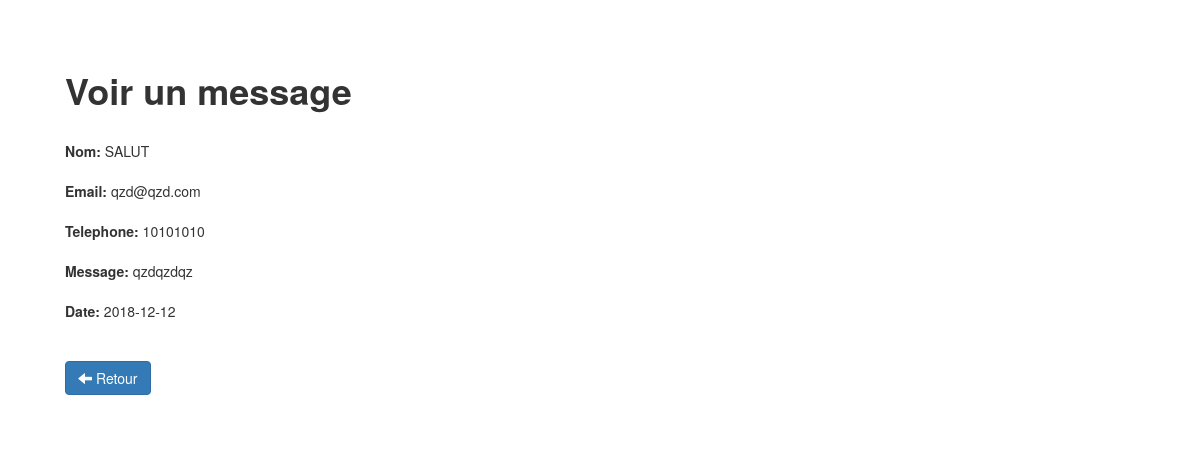
Screenshot of /admin/Messages/view.php?id=1 with the database file from the repository.
### tables this page shows
CREATE TABLE IF NOT EXISTS `contact` (
  `id` int(11) NOT NULL AUTO_INCREMENT,
  `nom` varchar(25) NOT NULL,
  `email` varchar(30) NOT NULL,
  `num_telephone` int(10) NOT NULL,
  `message` text NOT NULL,
  `date_contact` date NOT NULL,
  PRIMARY KEY (`id`)
);

### admin/Messages/view.php (the view, shortened to what this page needs)
<?php
    if(!empty($_GET['id']))
    {
        $id = checkInput($_GET['id']);
    }
    $db = Database::connect();
    $statement = $db->prepare('SELECT * FROM contact WHERE id = \''.$_GET['id'].'\' ');
    $statement->execute(array($id));
    $viewcontact = $statement->fetch();
    function checkInput($data)
    {
      $data = trim($data);
      $data = stripslashes($data);
      $data = htmlspecialchars($data);
      return $data;
    }
?>
<!DOCTYPE html>
<html>
    <head>
        <link rel="stylesheet" href="https://maxcdn.bootstrapcdn.com/bootstrap/3.3.6/css/bootstrap.min.css">
        <link rel="stylesheet" href="../css/styles.css">
    </head>
    <body>
         <div class="container admin">
            <div class="row">
               <div class="col-sm-6">
                    <h1><strong>Voir un message</strong></h1>
                    <br>
                    <form>
                      <div class="form-group">
                        <label>Nom:</label><?php echo '  '.$viewcontact['nom'];?>
                      </div>
                      <div class="form-group">
                        <label>Email:</label><?php echo '  '.$viewcontact['email'];?>
                      </div>
                      <div class="form-group">
                        <label>Telephone:</label><?php echo '  '.$viewcontact['num_telephone'];?>
                      </div>
                      <div class="form-group">
                        <label>Message:</label><?php echo '  '.$viewcontact['message'];?>
                      </div>
                      <div class="form-group">
                        <label>Date:</label><?php echo '  '.$viewcontact['date_contact'];?>
                      </div>
                    </form>
                    <br>
                    <div class="form-actions">
                      <a class="btn btn-primary" href="contact.php"><span class="glyphicon glyphicon-arrow-left"></span> Retour</a>
                    </div>
                </div>
            </div>
        </div>
    </body>
</html>

### css/styles.css (style rules this page uses)
body { background: url(../images/bg.png); }
.admin { background: #fff; padding: 50px; border-radius: 10px; }

### rows the page displays
contact: nom "SALUT", email "qzd@qzd.com", num_telephone "10101010", message "qzdqzdqz", date_contact "2018-12-12"
